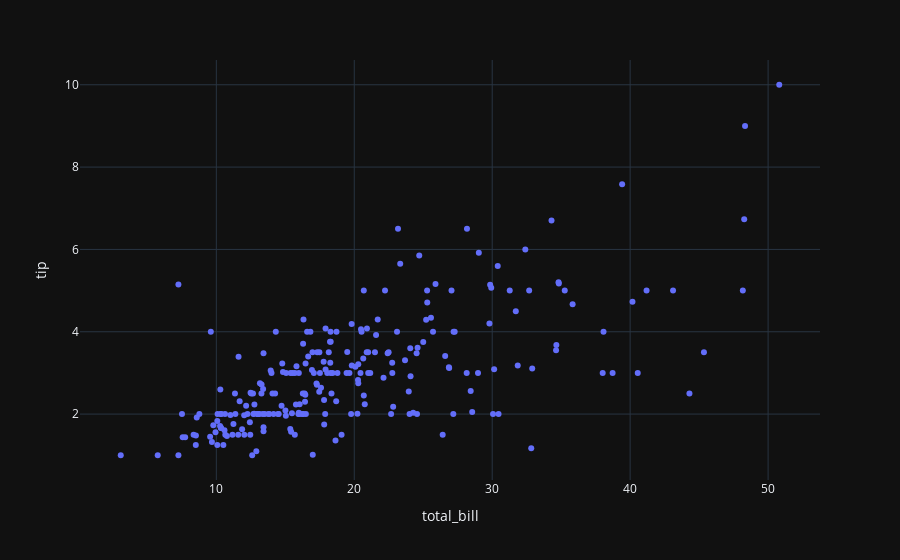

Notebook code for this chart:
### Code cell
fig = px.scatter(plotly_df_tips, x="total_bill", y="tip", hover_name="time")
fig.show()

### Figure 1 — Plotly figure (JSON) as saved in the notebook; plotly's stock layout.template omitted (floating-point values rounded to 4 significant figures; data arrays with more than 128 entries replaced by an {"elided": "..."} marker saying what was removed)
{"data": [{"hoverlabel": {"namelength": 0}, "hovertemplate": "<b>%{hovertext}</b><br><br>total_bill=%{x}<br>tip=%{y}", "hovertext": {"elided": "244 str values"}, "legendgroup": "", "marker": {"color": "#636efa", "symbol": "circle"}, "mode": "markers", "name": "", "showlegend": false, "type": "scatter", "x": {"elided": "244 float values"}, "xaxis": "x", "y": {"elided": "244 float values"}, "yaxis": "y"}], "layout": {"legend": {"tracegroupgap": 0}, "margin": {"t": 60}, "xaxis": {"anchor": "y", "domain": [0, 1], "title": {"text": "total_bill"}}, "yaxis": {"anchor": "x", "domain": [0, 1], "title": {"text": "tip"}}}}
